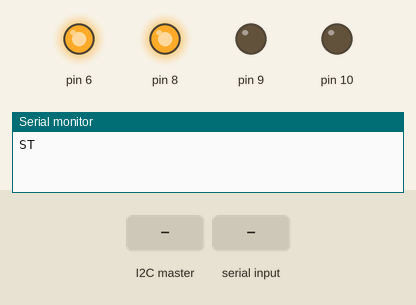
Simulated run of this sketch. Board: Arduino Uno, built with avr-gcc and run on an emulated ATmega328P. Parts: output pins drawn as LEDs (lit = HIGH), the last lines printed to the serial monitor. The test bench sets the inputs (shaded band).

Above: at 1.2 s.
1.3 s: the I2C master sends the byte 1
At 3.2 s:
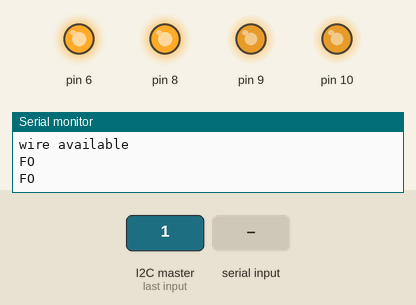
3.5 s: "a" received over Serial
At 4.5 s:
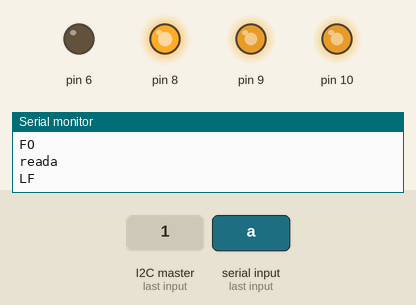
5.0 s: "s" received over Serial
At 5.6 s:
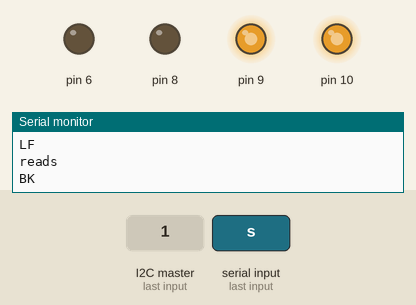
6.5 s: "d" received over Serial
At 7.7 s:
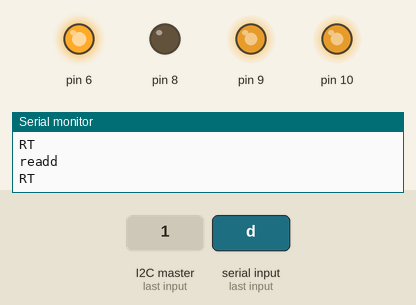
8.0 s: "q" received over Serial
At 9.1 s:
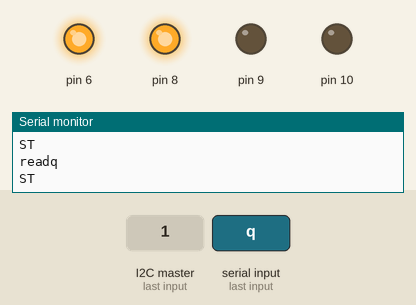
Timing chart, 0 to 11.0 s (numbered marks = the images above; inputs shaded):
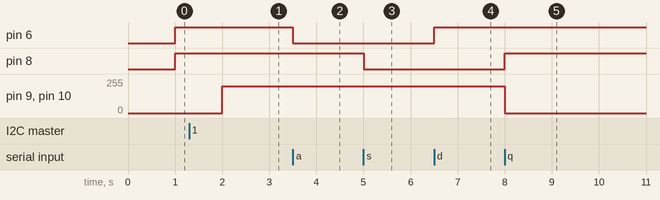

Measured:
- after the input at 1.3 s, pin 9, pin 10: 0/255 → 200/255 after 0.70 s
- after the input at 3.5 s, pin 6: HIGH → LOW at once
- after the input at 5.0 s, pin 8: HIGH → LOW at once
- after the input at 6.5 s, pin 6: LOW → HIGH at once
- after the input at 8.0 s, pin 8: LOW → HIGH at once; pin 9, pin 10: 200/255 → 0/255 at once

The sketch:

slavemotorcontrol.ino
```cpp
#include <Wire.h>
int sped = 200;
int inputt = 0;

int val3 =0;
int val4 =0;

char Mymessage[10];
char serialmessage = 0;

void setup() {
  Serial.begin(9600);
  pinMode(8,OUTPUT);
  pinMode(9,OUTPUT);
  pinMode(10,OUTPUT);
  pinMode(6,OUTPUT);
  pinMode(3,INPUT);
  pinMode(4,INPUT);
  Wire.begin(4);
  Wire.onReceive(receiveEvent);


}

void loop() {
  Serial.readBytes(&serialmessage,1);
  if(serialmessage == 'w'){
    Serial.println("readw");
    inputt=1;
  }
  if(serialmessage == 'a'){
    Serial.println("reada");
    inputt=4;
  }
  if(serialmessage == 's'){
    Serial.println("reads");
    inputt=2;
  }
  if(serialmessage == 'd'){
    Serial.println("readd");
    inputt=3;
  }
  if(serialmessage == 'q'){
    Serial.println("readq");
    inputt=0;
  }
  if(inputt==1){
  Serial.println("FO");
  digitalWrite(8, HIGH);
  analogWrite(9, sped);
  digitalWrite(6, HIGH);
  analogWrite(10, sped);
  }
  if(inputt==2){
  Serial.println("BK");
  digitalWrite(8, LOW);
  analogWrite(9, sped);
  digitalWrite(6, LOW);
  analogWrite(10, sped);
  }
  if(inputt==3){
  Serial.println("RT");
  digitalWrite(8, LOW);
  analogWrite(9, sped);
  digitalWrite(6, HIGH);
  analogWrite(10, sped);
  }
  if(inputt==4){
  Serial.println("LF");
  digitalWrite(8, HIGH);
  analogWrite(9, sped);
  digitalWrite(6, LOW);
  analogWrite(10, sped);
  }
  if(inputt==0){
  Serial.println("ST");
  digitalWrite(8, HIGH);
  analogWrite(9, 0);
  digitalWrite(6, HIGH);
  analogWrite(10, 0);
  }
}

void receiveEvent(){
  Serial.println("received");
  while(Wire.available()){
    inputt = Wire.read();
    Serial.println(inputt);
    Serial.println("wire available");
  }

}
```
